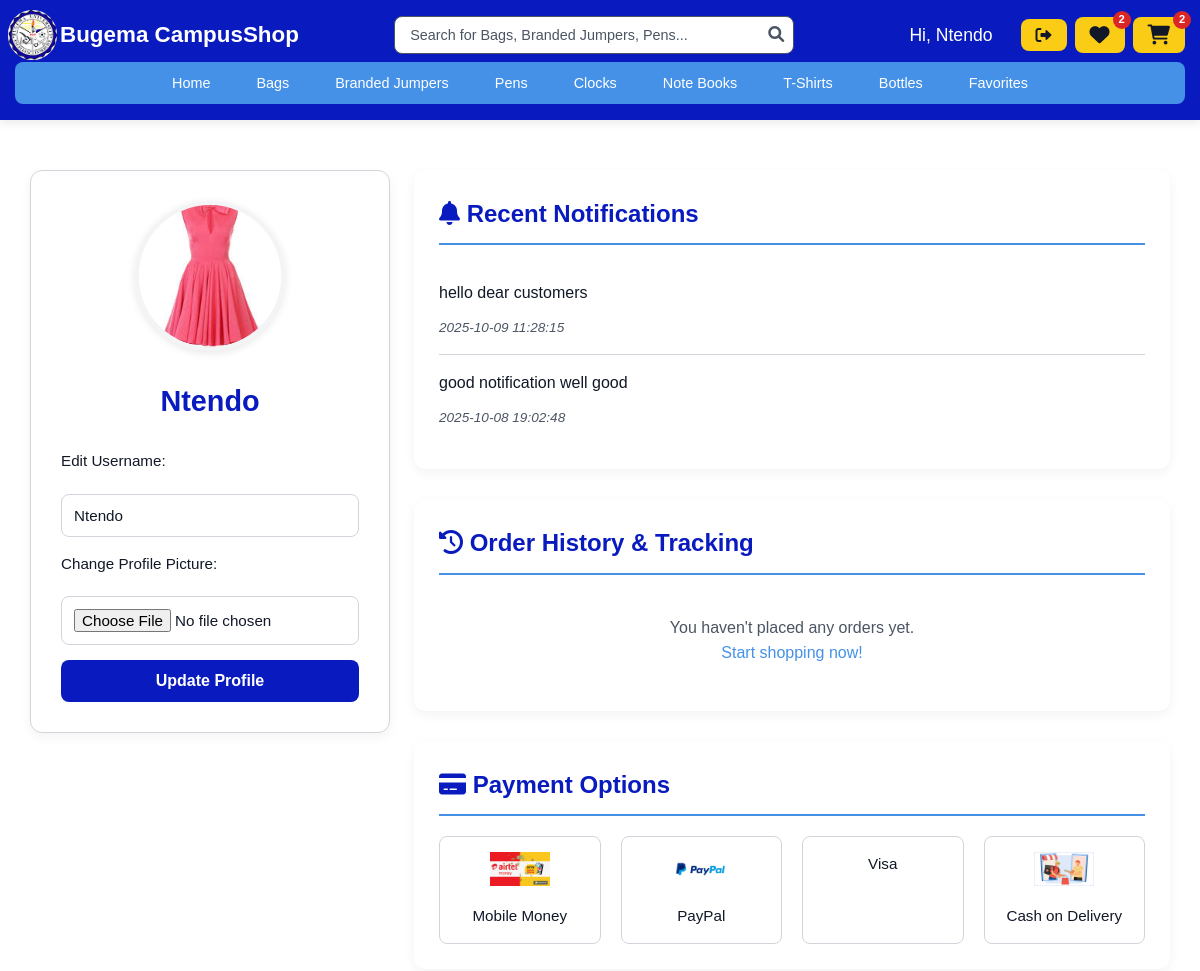
Page /profile.php (signed in, upper part) on the earlier database version.
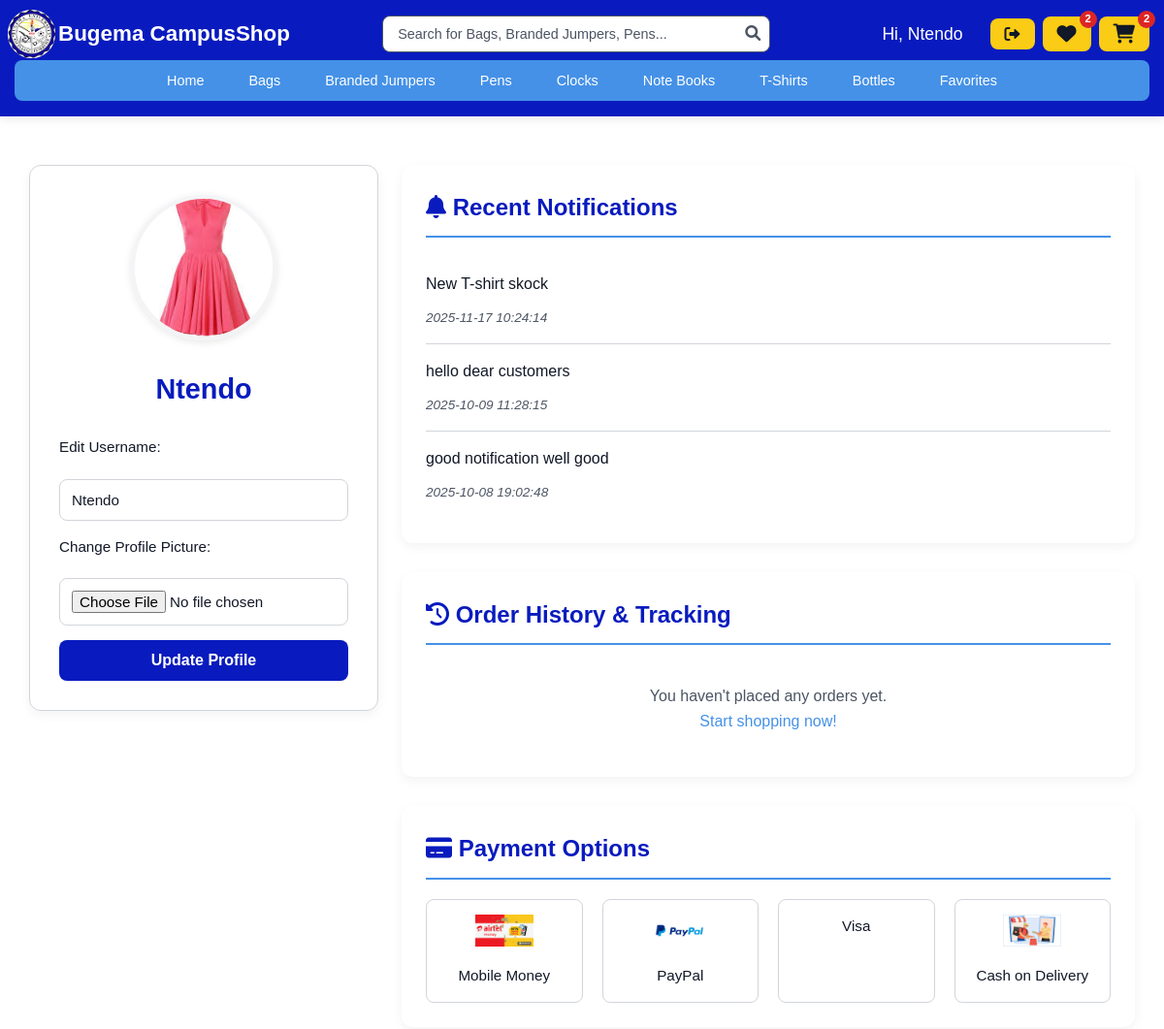
Same page on the later database version.
### tables this page shows
CREATE TABLE `notifications` (
  `id` int(11) NOT NULL,
  `user_id` int(11) DEFAULT NULL,
  `message` text NOT NULL,
  `created_at` datetime NOT NULL
);

### profile.php (the view, shortened to what the changed rows need)
<?php
include 'db_connect.php';
$user_id = $_SESSION['user_id'];
$stmt = $conn->prepare("SELECT username, profile_picture FROM users WHERE id = ?");
$stmt->bind_param("i", $user_id);
$stmt->execute();
$user = $stmt->get_result()->fetch_assoc();
        ?>
        <?php
$notifications = [];
$stmt = $conn->prepare("SELECT message, created_at FROM notifications WHERE user_id = ? OR user_id IS NULL ORDER BY created_at DESC LIMIT 5");
if ($stmt) {
    $stmt->bind_param("i", $user_id);
    $stmt->execute();
    $notifications = $stmt->get_result()->fetch_all(MYSQLI_ASSOC);
}
?>
<!DOCTYPE html>
<html lang="en">
<head>
    <link href="https://cdnjs.cloudflare.com/ajax/libs/font-awesome/6.0.0/css/all.min.css" rel="stylesheet">
</head>
<body>
    <section class="profile-container">
        <div class="profile-left">
            <center>
                <h2><?= htmlspecialchars($user['username']); ?></h2>
            </center>
        </div>
        <div class="profile-right">
            <div class="section">
                <?php if (!empty($notifications)): ?>
                    <?php foreach ($notifications as $note): ?>
                        <div class="notification">
                            <p><?= htmlspecialchars($note['message']); ?></p>
                            <small><?= htmlspecialchars($note['created_at']); ?></small>
                        </div>
                    <?php endforeach; ?>
                <?php else: ?>
                    <p>No notifications found.</p>
                <?php endif; ?>
            </div>
        </div>
    </section>
</body>
</html>

Differences in the rows shown:
added notifications: message "New T-shirt skock", created_at "2025-11-17 10:24:14"
